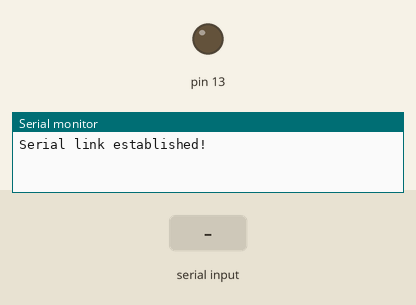
Simulated run of this sketch. Board: Arduino Uno, built with avr-gcc and run on an emulated ATmega328P. Shown: output pins drawn as LEDs (lit = HIGH), the last lines printed to the serial monitor. Inputs (shaded band) come from the test bench.

Above: at 1.2 s.
1.3 s: "1" received over Serial
At 2.1 s:
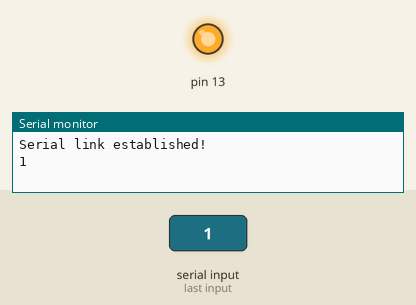
4.3 s: "0" received over Serial
Timing chart, 0 to 10.8 s (numbered marks = the images above; inputs shaded):
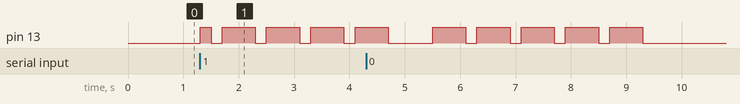

Measured:
- after the input at 1.3 s, pin 13: LOW → HIGH at once, then repeats every 0.80 s: LOW 0.20 s, HIGH 0.60 s

The sketch:

morse_encoder.ino
```cpp
#include "MorseTranslator.h"

MorseTranslator morseTranslator(13, 200);

void setup()
{
    Serial.begin(9600);
    Serial.println("Serial link established!");
}

void loop()
{
    // If no serial link is available, do not go further.
    if (Serial.available() == -1) {
        return;
    }

    char c;
    while ((c = Serial.read()) > 0) {
        Serial.print(c);
        morseTranslator.emit(c);
    }
}
```

MorseTranslator.h
```cpp
#ifndef MORSE_TRANSLATOR_H
#define MORSE_TRANSLATOR_H

#include "Arduino.h"

class MorseTranslator
{
    public:
        MorseTranslator(byte pin, unsigned int timeUnit);
        void emit(char);

    private:
    	String getSignalForChar(char);
    	void dot();
        void dash();
        void endLetter();
        void space();

        byte _pin;
        unsigned int _timeUnit;
};

#endif
```

MorseTranslator.ino
```cpp
struct dictionnaryEntry {
    char character;
    String signal;
};

dictionnaryEntry dictionnary[36] = {
	{ 'a', ".-" },
  	{ 'b', "-..." },
  	{ 'c', "-.-." },
  	{ 'd', "-.." },
  	{ 'e', "." },
  	{ 'f', "..-." },
  	{ 'g', "--." },
  	{ 'h', "...." },
  	{ 'i', ".." },
  	{ 'j', ".---" },
  	{ 'k', "-.-" },
  	{ 'l', ".-.." },
  	{ 'm', "--" },
  	{ 'n', "-." },
  	{ 'o', "---" },
  	{ 'p', ".--." },
  	{ 'q', "--.-" },
  	{ 'r', ".-." },
  	{ 's', "..." },
  	{ 't', "-" },
  	{ 'u', "..-" },
  	{ 'v', "...-" },
  	{ 'w', ".--" },
  	{ 'x', "-..-" },
  	{ 'y', "-.--" },
  	{ 'z', "--.." },
  	{ '0', "-----" },
  	{ '1', ".----" },
  	{ '2', "..---" },
  	{ '3', "...--" },
  	{ '4', "....-" },
  	{ '5', "....." },
  	{ '6', "-...." },
  	{ '7', "--..." },
  	{ '8', "---.." },
  	{ '9', "----." }
};

MorseTranslator::MorseTranslator(byte pin, unsigned int timeUnit)
{
    pinMode(pin, OUTPUT);
    _pin = pin;
    _timeUnit = timeUnit;
}

void MorseTranslator::dot()
{
    digitalWrite(_pin, HIGH);
    delay(_timeUnit);
    digitalWrite(_pin, LOW);
    delay(_timeUnit);
}

void MorseTranslator::dash()
{
    digitalWrite(_pin, HIGH);
    delay(3 * _timeUnit);
    digitalWrite(_pin, LOW);
    delay(_timeUnit);
}

void MorseTranslator::endLetter()
{
    delay(3 * _timeUnit);
}

void MorseTranslator::space()
{
    delay(7 * _timeUnit);
}

String MorseTranslator::getSignalForChar(char c)
{
    byte i;
    for (i = 0 ; i < 36 ; i++) {
        if (dictionnary[i].character == c) {
            return dictionnary[i].signal;
        }
    }

    // If no matching character, consider it is a space.
    return " ";
}

void MorseTranslator::emit(char c)
{
    String signal = getSignalForChar(c);

    byte i;
    char signalLength = signal.length();
    for (i = 0 ; i < signalLength ; i++) {
        switch (signal.charAt(i)) {
            case '.':
                dot();
                break;

            case '-':
                dash();
                break;

            case ' ':
                space();
                return;
        }
    }

    endLetter();
}
```
